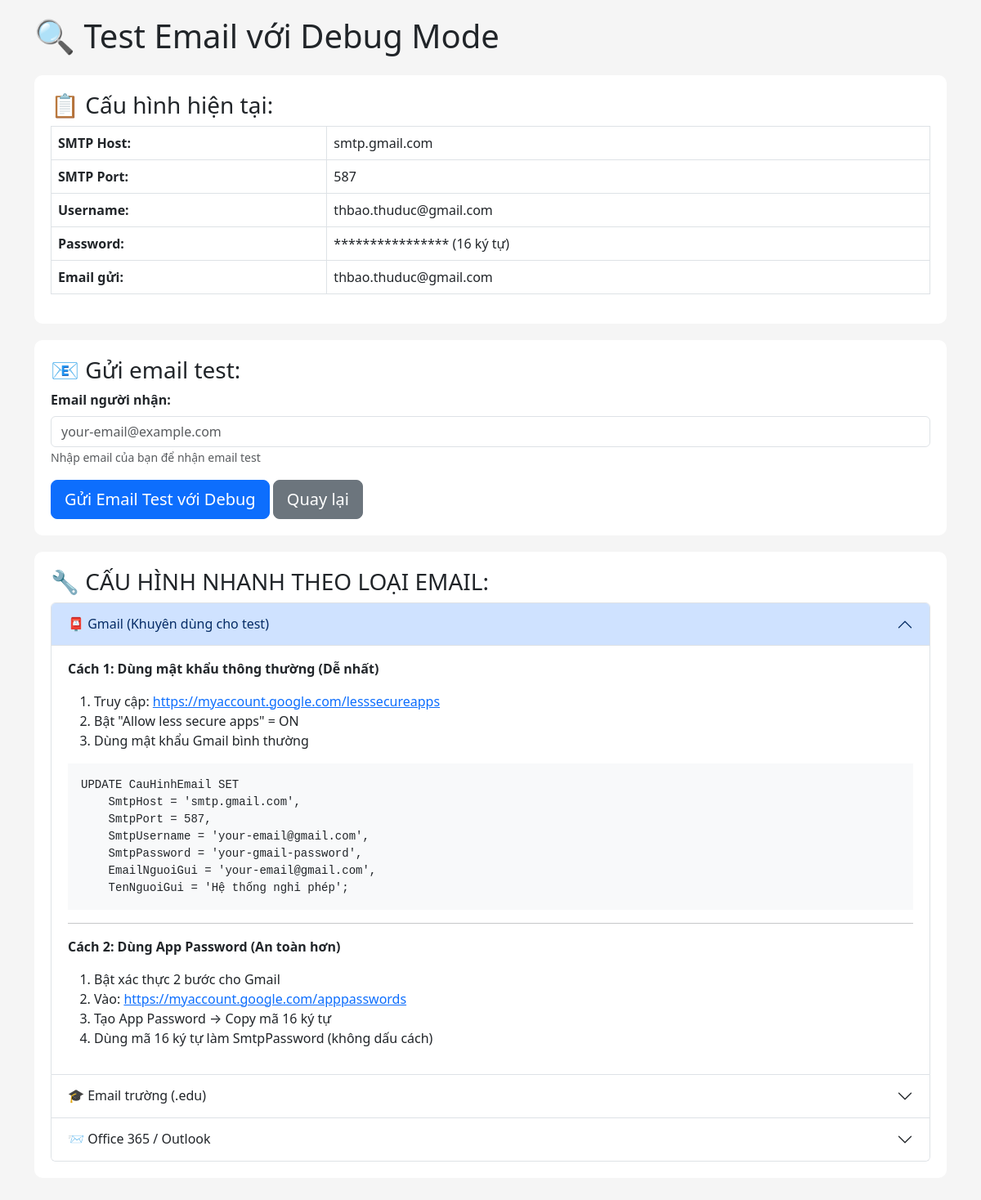
/test_mail.php, run on the app's committed database.
### tables this page shows
CREATE TABLE `cauhinhemail` (
  `MaCauHinh` int(11) NOT NULL,
  `SmtpHost` varchar(100) NOT NULL,
  `SmtpPort` int(11) NOT NULL,
  `SmtpUsername` varchar(100) NOT NULL,
  `SmtpPassword` varchar(255) NOT NULL,
  `EmailNguoiGui` varchar(100) NOT NULL,
  `TenNguoiGui` varchar(100) NOT NULL,
  `EmailNhan` varchar(100) NOT NULL,
  `NgayCapNhat` timestamp NOT NULL DEFAULT current_timestamp() ON UPDATE current_timestamp()
);

### test_mail.php (the view, shortened to what this page needs)
<?php
$pdo = getDBConnection();
$stmt = $pdo->query("SELECT * FROM CauHinhEmail LIMIT 1");
$config = $stmt->fetch();
?>
<!DOCTYPE html>
<html lang="vi">
<head>
    <link href="https://cdn.jsdelivr.net/npm/bootstrap@5.3.0/dist/css/bootstrap.min.css" rel="stylesheet">
</head>
<body>
    <div class="container">
        <h1 class="mb-4">🔍 Test Email với Debug Mode</h1>
        <div class="config-box">
            <h3>📋 Cấu hình hiện tại:</h3>
            <table class="table table-bordered">
                <tr>
                    <td><strong>SMTP Host:</strong></td>
                    <td><?= htmlspecialchars($config['SmtpHost']) ?></td>
                </tr>
                <tr>
                    <td><strong>SMTP Port:</strong></td>
                    <td><?= htmlspecialchars($config['SmtpPort']) ?></td>
                </tr>
                <tr>
                    <td><strong>Username:</strong></td>
                    <td><?= htmlspecialchars($config['SmtpUsername']) ?></td>
                </tr>
                <tr>
                    <td><strong>Password:</strong></td>
                    <td><?= str_repeat('*', strlen($config['SmtpPassword'])) ?> (<?= strlen($config['SmtpPassword']) ?> ký tự)</td>
                </tr>
                <tr>
                    <td><strong>Email gửi:</strong></td>
                    <td><?= htmlspecialchars($config['EmailNguoiGui']) ?></td>
                </tr>
            </table>
        </div>
        <div class="config-box">
            <h3>📧 Gửi email test:</h3>
            <form method="POST">
                <div class="mb-3">
                    <label class="form-label"><strong>Email người nhận:</strong></label>
                    <input type="email" class="form-control" name="email_to" required placeholder="your-email@example.com">
                    <small class="text-muted">Nhập email của bạn để nhận email test</small>
                </div>
                <button type="submit" class="btn btn-primary btn-lg">
                    <i class="fas fa-paper-plane"></i> Gửi Email Test với Debug
                </button>
                <a href="test_email.php" class="btn btn-secondary btn-lg">Quay lại</a>
            </form>
        </div>
        <div class="config-box">
            <h3>🔧 CẤU HÌNH NHANH THEO LOẠI EMAIL:</h3>
            <div class="accordion" id="quickConfig">
                <div class="accordion-item">
                    <h2 class="accordion-header">
                        <button class="accordion-button" type="button" data-bs-toggle="collapse" data-bs-target="#configGmail">
                            📮 Gmail (Khuyên dùng cho test)
                        </button>
                    </h2>
                    <div id="configGmail" class="accordion-collapse collapse show">
                        <div class="accordion-body">
                            <p><strong>Cách 1: Dùng mật khẩu thông thường (Dễ nhất)</strong></p>
                            <ol>
                                <li>Truy cập: <a href="https://myaccount.google.com/lesssecureapps" target="_blank">https://myaccount.google.com/lesssecureapps</a></li>
                                <li>Bật "Allow less secure apps" = ON</li>
                                <li>Dùng mật khẩu Gmail bình thường</li>
                            </ol>
                            <pre class="bg-light p-3"><code>UPDATE CauHinhEmail SET
    SmtpHost = 'smtp.gmail.com',
    SmtpPort = 587,
    SmtpUsername = 'your-email@gmail.com',
    SmtpPassword = 'your-gmail-password',
    EmailNguoiGui = 'your-email@gmail.com',
    TenNguoiGui = 'Hệ thống nghỉ phép';</code></pre>
                            <hr>
                            <p><strong>Cách 2: Dùng App Password (An toàn hơn)</strong></p>
                            <ol>
                                <li>Bật xác thực 2 bước cho Gmail</li>
                                <li>Vào: <a href="https://myaccount.google.com/apppasswords" target="_blank">https://myaccount.google.com/apppasswords</a></li>
                                <li>Tạo App Password → Copy mã 16 ký tự</li>
                                <li>Dùng mã 16 ký tự làm SmtpPassword (không dấu cách)</li>
                            </ol>
                        </div>
                    </div>
                </div>
                <div class="accordion-item">
                    <h2 class="accordion-header">
                        <button class="accordion-button collapsed" type="button" data-bs-toggle="collapse" data-bs-target="#configEdu">
                            🎓 Email trường (.edu)
                        </button>
                    </h2>
                </div>
                <div class="accordion-item">
                    <h2 class="accordion-header">
                        <button class="accordion-button collapsed" type="button" data-bs-toggle="collapse" data-bs-target="#configO365">
                            📨 Office 365 / Outlook
                        </button>
                    </h2>
                </div>
            </div>
        </div>
    </div>
</body>
</html>

### test_mail.php (style rules this page uses)
body { padding: 20px; background: #f5f5f5; }
.config-box { background: white; padding: 20px; border-radius: 10px; margin-bottom: 20px; }

### data on the page
cauhinhemail: SmtpHost "smtp.gmail.com", SmtpPort "587", SmtpUsername "thbao.thuduc@gmail.com", SmtpPassword "****************", SmtpPassword "16", EmailNguoiGui "thbao.thuduc@gmail.com"
